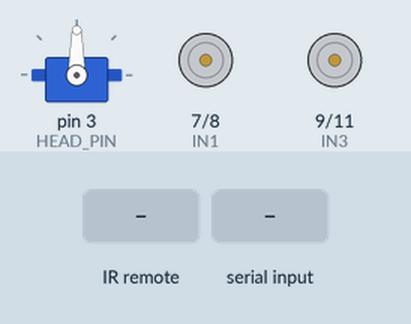
This sketch was run on a simulated Arduino Uno, built with avr-gcc and run on an emulated ATmega328P. Shown: servo, motor-driver pin pairs drawn as motors (green arrow = first pin HIGH = forward, orange = second pin HIGH = backward, longer = more drive, scaled by the enable pin). The test bench sets the inputs (shaded band).

Above: at 17.3 s.
17.4 s: infrared code 0xFFC23D received
At 17.9 s:
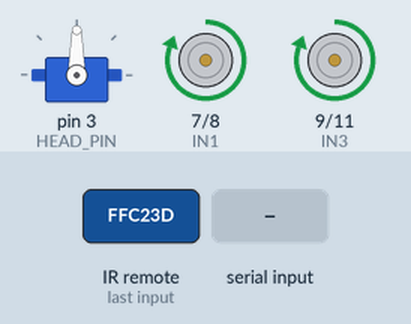
18.9 s: "s" received over Serial
At 20.1 s:
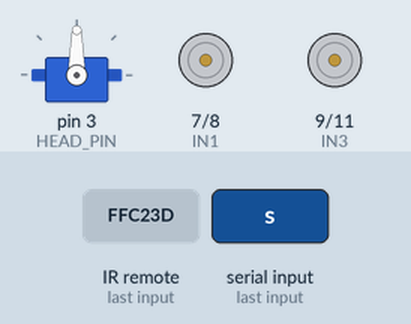
20.4 s: infrared code 0xFF629D received
At 21.3 s:
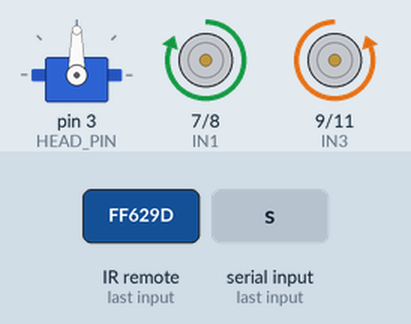
21.9 s: infrared code 0xFF02FD received
At 22.5 s:
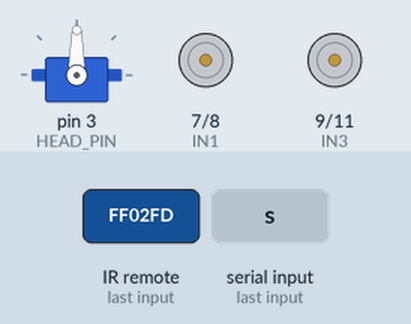
23.4 s: infrared code 0xFFA857 received
At 24.6 s:
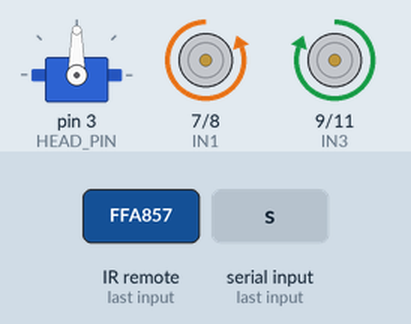
24.9 s: "s" received over Serial
At 26.0 s:
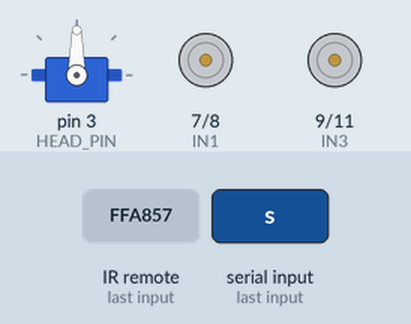
Timing chart, 0 to 27.4 s (numbered marks = the images above; inputs shaded):
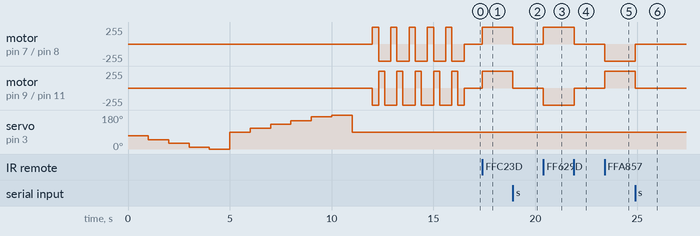

The sketch:

beribil.ino
```cpp
#include <IRremote.h>
#include <Servo.h>

//    The direction of the car's movement
//  ENA   ENB   IN1   IN2   IN3   IN4   Description
//  HIGH  HIGH  HIGH  LOW   LOW   HIGH  Car is runing forward
//  HIGH  HIGH  LOW   HIGH  HIGH  LOW   Car is runing back
//  HIGH  HIGH  LOW   HIGH  LOW   HIGH  Car is turning left
//  HIGH  HIGH  HIGH  LOW   HIGH  LOW   Car is turning right
//  HIGH  HIGH  LOW   LOW   LOW   LOW   Car is stoped
//  HIGH  HIGH  HIGH  HIGH  HIGH  HIGH  Car is stoped
//  LOW   LOW   N/A   N/A   N/A   N/A   Car is stoped


// L298n module IO Pin
#define ENA 5
#define ENB 6
#define IN1 7
#define IN2 8
#define IN3 9
#define IN4 11


// IR Codes
#define IR_F 16736925  // Forward
#define IR_B 16754775  // Back
#define IR_L 16720605  // Left
#define IR_R 16761405  // Right
#define IR_S 16712445  // Stop


#define IR_RECV_PIN 12

#define HEAD_PIN 3

#define HEAD_MIN_DEGREE_PULSE 700
#define HEAD_MAX_DEGREE_PULSE 2400

#define HEAD_STRAIGHT 90
#define HEAD_RIGTH_MAX 0
#define HEAD_LEFT_MAX 180
#define HEAD_STEP 20

int elg_init_flag;

IRrecv irrecv(IR_RECV_PIN);
decode_results results;

Servo elg_head;

void elg_set_forward() {
  digitalWrite(ENA, HIGH);
  digitalWrite(ENB, HIGH);
  digitalWrite(IN1, HIGH);
  digitalWrite(IN2, LOW);
  digitalWrite(IN3, LOW);
  digitalWrite(IN4, HIGH);
}

void elg_set_back() {
  digitalWrite(ENA, HIGH);
  digitalWrite(ENB, HIGH);
  digitalWrite(IN1, LOW);
  digitalWrite(IN2, HIGH);
  digitalWrite(IN3, HIGH);
  digitalWrite(IN4, LOW);
}

void elg_set_left() {
  digitalWrite(ENA, HIGH);
  digitalWrite(ENB, HIGH);
  digitalWrite(IN1, LOW);
  digitalWrite(IN2, HIGH);
  digitalWrite(IN3, LOW);
  digitalWrite(IN4, HIGH);
}

void elg_set_right() {
  digitalWrite(ENA, HIGH);
  digitalWrite(ENB, HIGH);
  digitalWrite(IN1, HIGH);
  digitalWrite(IN2, LOW);
  digitalWrite(IN3, HIGH);
  digitalWrite(IN4, LOW);
}

void elg_stop() {
  digitalWrite(ENA, LOW);
  digitalWrite(ENB, LOW);
}

void elg_forward_with_delay(int ms) {
  elg_set_forward();
  delay(ms);
}

void elg_back_with_delay(int ms) {
  elg_set_back();
  delay(ms);
}

void elg_left_with_delay(int ms) {
  elg_set_left();
  delay(ms);
}

void elg_right_ms_with_delay(int ms) {
  elg_set_right();
  delay(ms);
}

void elg_forward() {
  elg_set_forward();
}

void elg_back() {
  elg_set_back();
}

void elg_left() {
  elg_set_left();
}

void elg_right() {
  elg_set_right();
}

void elg_set_head_straight() {
  elg_head.write(HEAD_STRAIGHT);
}

void elg_head_straight_with_delay(int ms) {
  elg_set_head_straight();
  delay(ms);
}

boolean elg_head_right() {
  int current = elg_head.read();
  int next = current - HEAD_STEP;

  boolean res = true;
  if (next <= HEAD_RIGTH_MAX) {
    next = HEAD_RIGTH_MAX;
    res = false;
  }
  elg_head.write(next);
  return res;
}

boolean elg_head_left() {
  int current = elg_head.read();
  int next = current + HEAD_STEP;

  boolean res = true;
  if (next >= HEAD_LEFT_MAX) {
    next = HEAD_LEFT_MAX;
    res = false;
  }
  elg_head.write(next);
  return res;
}

boolean elg_head_right_with_delay(int ms) {
  boolean res = elg_head_right();
  delay(ms);
  return res;
}

boolean elg_head_left_with_delay(int ms) {
  boolean res = elg_head_left();
  delay(ms);
  return res;
}

void elg_set_init_setup() {
  elg_init_flag = 1;
}

void elg_set_init_false() {
  elg_init_flag = 0;
}

int elg_is_init_true() {
  return elg_init_flag;
}

void elg_servo_setup() {
  pinMode(IN1, OUTPUT);
  pinMode(IN2, OUTPUT);
  pinMode(IN3, OUTPUT);
  pinMode(IN4, OUTPUT);
  pinMode(ENA, OUTPUT);
  pinMode(ENB, OUTPUT);
}

void elg_ble_setup() {
  Serial.begin(9600);
}

void elg_ir_setup() {
  irrecv.enableIRIn();
}

void elg_head_setup() {
  elg_head.attach(HEAD_PIN, HEAD_MIN_DEGREE_PULSE, HEAD_MAX_DEGREE_PULSE);
  elg_set_head_straight();
}

void setup() {
  elg_set_init_setup();
  elg_servo_setup();
  elg_ble_setup();
  elg_ir_setup();
  elg_head_setup();
  elg_stop();
}

void elg_init() {
  while (elg_head_right_with_delay(1000));
  elg_head_straight_with_delay(1000);
  while (elg_head_left_with_delay(1000));
  elg_head_straight_with_delay(1000);

  for (int i = 0; i < 5; i++) {
    elg_forward_with_delay(300);
    elg_back_with_delay(300);
    elg_left_with_delay(300);
  }
  elg_stop();
}

char* elg_read_ble() {

  return NULL;
}

void loop() {

  if (elg_is_init_true()) {
    elg_init();
    elg_set_init_false();
  }

  if (Serial.available() > 0) {
    char val = Serial.read();
    switch (val) {
      case 'f':
        elg_forward();
        break;
      case 'b':
        elg_back();
        break;
      case 'l':
        elg_left();
        break;
      case 'r':
        elg_right();
        break;
      case 's':
        elg_stop();
        break;
      default:
        break;
    }
  }

  if (irrecv.decode(&results)) {
    unsigned long val = results.value;
    irrecv.resume();
    switch (val) {
      case IR_F:
        elg_forward();
        break;
      case IR_B:
        elg_back();
        break;
      case IR_L:
        elg_left();
        break;
      case IR_R:
        elg_right();
        break;
      case IR_S:
        elg_stop();
        break;
      default:
        break;
    }
  }

}
```

Measured:
- after the input at 17.4 s, motor on pin 7 (IN1) / pin 8 (IN2), motor on pin 9 (IN3) / pin 11 (IN4): stopped → forward 255/255 at once
- after the input at 18.9 s, motor on pin 7 (IN1) / pin 8 (IN2), motor on pin 9 (IN3) / pin 11 (IN4): forward 255/255 → stopped at once
- after the input at 20.4 s, motor on pin 7 (IN1) / pin 8 (IN2): stopped → forward 255/255 at once; motor on pin 9 (IN3) / pin 11 (IN4): stopped → backward 255/255 at once
- after the input at 21.9 s, motor on pin 7 (IN1) / pin 8 (IN2): forward 255/255 → stopped at once; motor on pin 9 (IN3) / pin 11 (IN4): backward 255/255 → stopped at once
- after the input at 23.4 s, motor on pin 7 (IN1) / pin 8 (IN2): stopped → backward 255/255 at once; motor on pin 9 (IN3) / pin 11 (IN4): stopped → forward 255/255 at once
- after the input at 24.9 s, motor on pin 7 (IN1) / pin 8 (IN2): backward 255/255 → stopped at once; motor on pin 9 (IN3) / pin 11 (IN4): forward 255/255 → stopped at once
